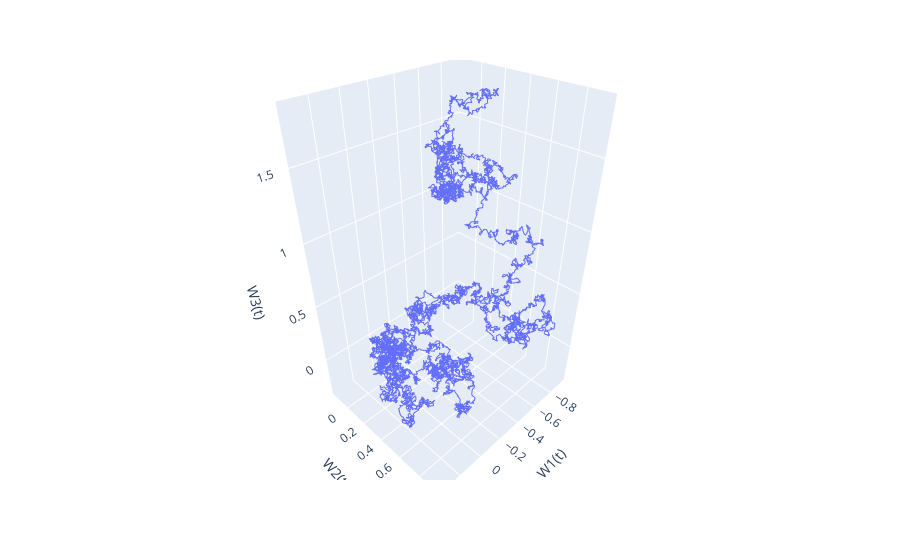

Notebook source saved alongside this figure:
### Code cell
df = pd.DataFrame(Wt,columns =['W1(t)','W2(t)','W3(t)'])
fig = px.line_3d(df, x='W1(t)', y='W2(t)', z='W3(t)')
fig

### Figure 1 — Plotly figure (JSON) as saved in the notebook; plotly's stock layout.template omitted (floating-point values rounded to 4 significant figures; data arrays with more than 128 entries replaced by an {"elided": "..."} marker saying what was removed)
{"data": [{"hovertemplate": "W1(t)=%{x}<br>W2(t)=%{y}<br>W3(t)=%{z}<extra></extra>", "legendgroup": "", "line": {"color": "#636efa", "dash": "solid"}, "marker": {"symbol": "circle"}, "mode": "lines", "name": "", "scene": "scene", "showlegend": false, "type": "scatter3d", "x": {"elided": "10000 float values"}, "y": {"elided": "10000 float values"}, "z": {"elided": "10000 float values"}}], "layout": {"legend": {"tracegroupgap": 0}, "margin": {"t": 60}, "scene": {"domain": {"x": [0, 1], "y": [0, 1]}, "xaxis": {"title": {"text": "W1(t)"}}, "yaxis": {"title": {"text": "W2(t)"}}, "zaxis": {"title": {"text": "W3(t)"}}}}}
